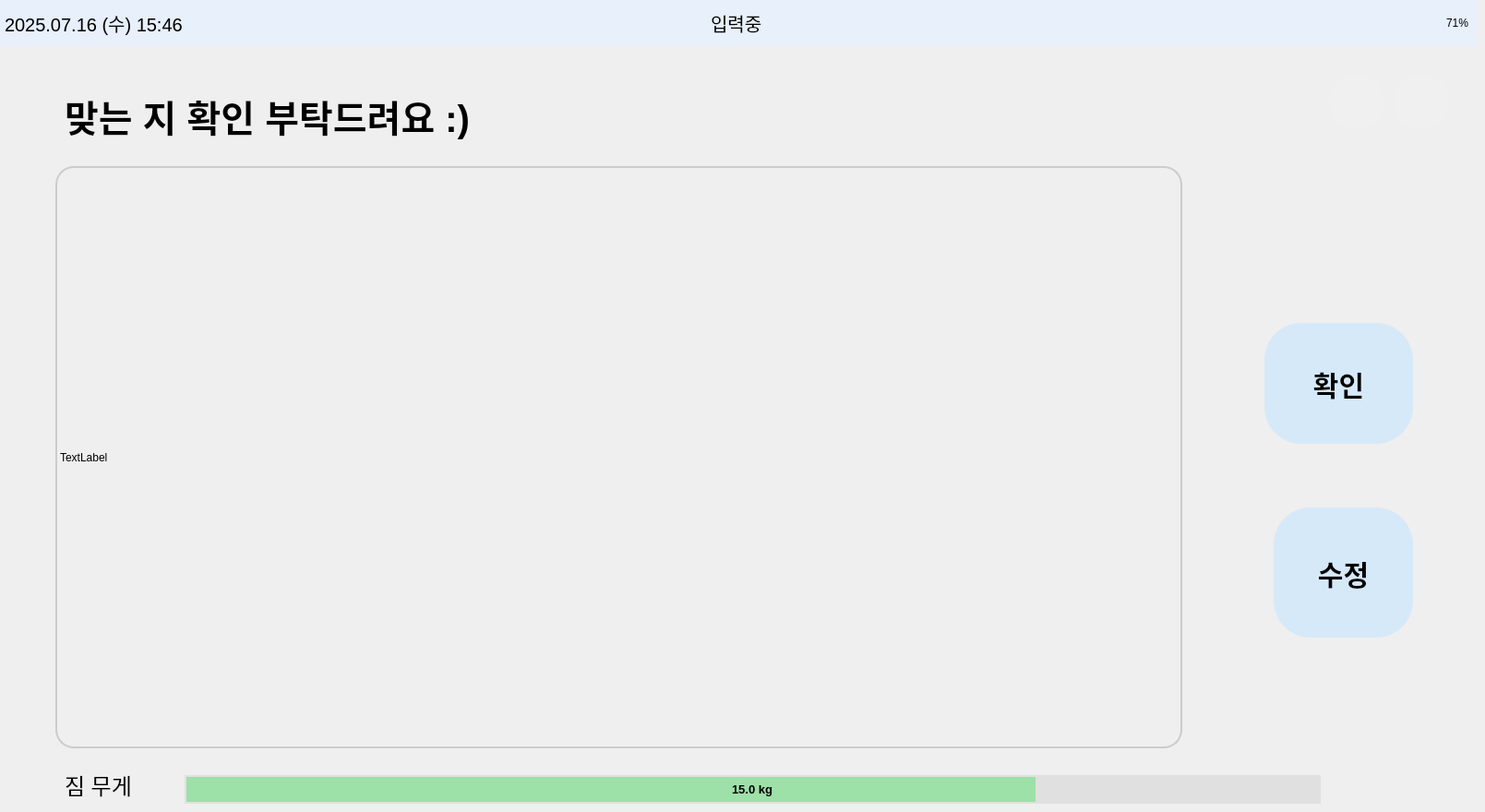
    <widget class="QWidget" name="page_check_goal">
     <widget class="QPushButton" name="btn_back7">
      <property name="geometry">
       <rect>
        <x>1510</x>
        <y>80</y>
        <width>60</width>
        <height>60</height>
       </rect>
      </property>
      <property name="palette">
       <palette>
        <active>
         <colorrole role="Button">
          <brush brushstyle="SolidPattern">
           <color alpha="255">
            <red>240</red>
            <green>240</green>
            <blue>240</blue>
           </color>
          </brush>
         </colorrole>
         <colorrole role="Base">
          <brush brushstyle="SolidPattern">
           <color alpha="255">
            <red>240</red>
            <green>240</green>
            <blue>240</blue>
           </color>
          </brush>
         </colorrole>
         <colorrole role="Window">
          <brush brushstyle="SolidPattern">
           <color alpha="255">
            <red>240</red>
            <green>240</green>
            <blue>240</blue>
           </color>
          </brush>
         </colorrole>
        </active>
        <inactive>
         <colorrole role="Button">
          <brush brushstyle="SolidPattern">
           <color alpha="255">
            <red>240</red>
            <green>240</green>
            <blue>240</blue>
           </color>
          </brush>
         </colorrole>
         <colorrole role="Base">
          <brush brushstyle="SolidPattern">
           <color alpha="255">
            <red>240</red>
            <green>240</green>
            <blue>240</blue>
           </color>
          </brush>
         </colorrole>
         <colorrole role="Window">
          <brush brushstyle="SolidPattern">
           <color alpha="255">
            <red>240</red>
            <green>240</green>
            <blue>240</blue>
           </color>
          </brush>
         </colorrole>
        </inactive>
        <disabled>
         <colorrole role="Button">
          <brush brushstyle="SolidPattern">
           <color alpha="255">
            <red>240</red>
            <green>240</green>
            <blue>240</blue>
           </color>
          </brush>
         </colorrole>
         <colorrole role="Base">
          <brush brushstyle="SolidPattern">
           <color alpha="255">
            <red>240</red>
            <green>240</green>
            <blue>240</blue>
           </color>
          </brush>
         </colorrole>
         <colorrole role="Window">
          <brush brushstyle="SolidPattern">
           <color alpha="255">
            <red>240</red>
            <green>240</green>
            <blue>240</blue>
           </color>
          </brush>
         </colorrole>
        </disabled>
       </palette>
      </property>
      <property name="styleSheet">
       <string notr="true">QPushButton {
    border: none;
    border-radius: 30px;
    background-color: #F0F0F0;
}</string>
      </property>
      <property name="text">
       <string/>
      </property>
      <property name="icon">
       <iconset>
        <normaloff>icon/back.png</normaloff>icon/back.png</iconset>
      </property>
      <property name="iconSize">
       <size>
        <width>40</width>
        <height>40</height>
       </size>
      </property>
     </widget>
     <widget class="QLabel" name="label_weight7">
      <property name="geometry">
       <rect>
        <x>70</x>
        <y>830</y>
        <width>101</width>
        <height>41</height>
       </rect>
      </property>
      <property name="font">
       <font>
        <pointsize>18</pointsize>
       </font>
      </property>
      <property name="styleSheet">
       <string notr="true">QLabel {
    color: #000000;  /* 원하는 색상 코드로 변경 */
}
</string>
      </property>
      <property name="text">
       <string>짐 무게</string>
      </property>
      <property name="alignment">
       <set>Qt::AlignLeading|Qt::AlignLeft|Qt::AlignVCenter</set>
      </property>
     </widget>
     <widget class="QFrame" name="topbar7">
      <property name="geometry">
       <rect>
        <x>0</x>
        <y>0</y>
        <width>1600</width>
        <height>50</height>
       </rect>
      </property>
      <property name="palette">
       <palette>
        <active>
         <colorrole role="WindowText">
          <brush brushstyle="SolidPattern">
           <color alpha="255">
            <red>0</red>
            <green>0</green>
            <blue>0</blue>
           </color>
          </brush>
         </colorrole>
         <colorrole role="Button">
          <brush brushstyle="SolidPattern">
           <color alpha="255">
            <red>231</red>
            <green>240</green>
            <blue>251</blue>
           </color>
          </brush>
         </colorrole>
         <colorrole role="Light">
          <brush brushstyle="SolidPattern">
           <color alpha="255">
            <red>255</red>
            <green>116</green>
            <blue>116</blue>
           </color>
          </brush>
         </colorrole>
         <colorrole role="Midlight">
          <brush brushstyle="SolidPattern">
           <color alpha="255">
            <red>247</red>
            <green>63</green>
            <blue>63</blue>
           </color>
          </brush>
         </colorrole>
         <colorrole role="Dark">
          <brush brushstyle="SolidPattern">
           <color alpha="255">
            <red>120</red>
            <green>6</green>
            <blue>6</blue>
           </color>
          </brush>
         </colorrole>
         <colorrole role="Mid">
          <brush brushstyle="SolidPattern">
           <color alpha="255">
            <red>160</red>
            <green>7</green>
            <blue>7</blue>
           </color>
          </brush>
         </colorrole>
         <colorrole role="Text">
          <brush brushstyle="SolidPattern">
           <color alpha="255">
            <red>0</red>
            <green>0</green>
            <blue>0</blue>
           </color>
          </brush>
         </colorrole>
         <colorrole role="BrightText">
          <brush brushstyle="SolidPattern">
           <color alpha="255">
            <red>255</red>
            <green>255</green>
            <blue>255</blue>
           </color>
          </brush>
         </colorrole>
         <colorrole role="ButtonText">
          <brush brushstyle="SolidPattern">
           <color alpha="255">
            <red>0</red>
            <green>0</green>
            <blue>0</blue>
           </color>
          </brush>
         </colorrole>
         <colorrole role="Base">
          <brush brushstyle="SolidPattern">
           <color alpha="255">
            <red>231</red>
            <green>240</green>
            <blue>251</blue>
           </color>
          </brush>
         </colorrole>
         <colorrole role="Window">
          <brush brushstyle="SolidPattern">
           <color alpha="255">
            <red>231</red>
            <green>240</green>
            <blue>251</blue>
           </color>
          </brush>
         </colorrole>
         <colorrole role="Shadow">
          <brush brushstyle="SolidPattern">
           <color alpha="255">
            <red>0</red>
            <green>0</green>
            <blue>0</blue>
           </color>
          </brush>
         </colorrole>
         <colorrole role="AlternateBase">
          <brush brushstyle="SolidPattern">
           <color alpha="255">
            <red>247</red>
            <green>133</green>
            <blue>133</blue>
           </color>
          </brush>
         </colorrole>
         <colorrole role="ToolTipBase">
          <brush brushstyle="SolidPattern">
           <color alpha="255">
            <red>255</red>
            <green>255</green>
            <blue>220</blue>
           </color>
          </brush>
         </colorrole>
         <colorrole role="ToolTipText">
          <brush brushstyle="SolidPattern">
           <color alpha="255">
            <red>0</red>
            <green>0</green>
            <blue>0</blue>
           </color>
          </brush>
         </colorrole>
         <colorrole role="PlaceholderText">
          <brush brushstyle="SolidPattern">
           <color alpha="128">
            <red>0</red>
            <green>0</green>
            <blue>0</blue>
           </color>
          </brush>
         </colorrole>
        </active>
        <inactive>
         <colorrole role="WindowText">
          <brush brushstyle="SolidPattern">
           <color alpha="255">
            <red>0</red>
            <green>0</green>
            <blue>0</blue>
           </color>
          </brush>
         </colorrole>
         <colorrole role="Button">
          <brush brushstyle="SolidPattern">
           <color alpha="255">
            <red>231</red>
            <green>240</green>
            <blue>251</blue>
           </color>
          </brush>
         </colorrole>
         <colorrole role="Light">
          <brush brushstyle="SolidPattern">
           <color alpha="255">
            <red>255</red>
            <green>116</green>
            <blue>116</blue>
           </color>
          </brush>
         </colorrole>
         <colorrole role="Midlight">
          <brush brushstyle="SolidPattern">
           <color alpha="255">
            <red>247</red>
            <green>63</green>
            <blue>63</blue>
           </color>
          </brush>
         </colorrole>
         <colorrole role="Dark">
          <brush brushstyle="SolidPattern">
           <color alpha="255">
            <red>120</red>
            <green>6</green>
            <blue>6</blue>
           </color>
          </brush>
         </colorrole>
         <colorrole role="Mid">
          <brush brushstyle="SolidPattern">
           <color alpha="255">
            <red>160</red>
            <green>7</green>
            <blue>7</blue>
           </color>
          </brush>
         </colorrole>
         <colorrole role="Text">
          <brush brushstyle="SolidPattern">
           <color alpha="255">
            <red>0</red>
            <green>0</green>
            <blue>0</blue>
           </color>
          </brush>
         </colorrole>
         <colorrole role="BrightText">
          <brush brushstyle="SolidPattern">
           <color alpha="255">
            <red>255</red>
            <green>255</green>
            <blue>255</blue>
           </color>
          </brush>
         </colorrole>
         <colorrole role="ButtonText">
          <brush brushstyle="SolidPattern">
           <color alpha="255">
            <red>0</red>
            <green>0</green>
            <blue>0</blue>
           </color>
          </brush>
         </colorrole>
         <colorrole role="Base">
          <brush brushstyle="SolidPattern">
           <color alpha="255">
            <red>231</red>
            <green>240</green>
            <blue>251</blue>
           </color>
          </brush>
         </colorrole>
         <colorrole role="Window">
          <brush brushstyle="SolidPattern">
           <color alpha="255">
            <red>231</red>
            <green>240</green>
            <blue>251</blue>
           </color>
          </brush>
         </colorrole>
         <colorrole role="Shadow">
          <brush brushstyle="SolidPattern">
           <color alpha="255">
            <red>0</red>
            <green>0</green>
            <blue>0</blue>
           </color>
          </brush>
         </colorrole>
         <colorrole role="AlternateBase">
          <brush brushstyle="SolidPattern">
           <color alpha="255">
            <red>247</red>
            <green>133</green>
            <blue>133</blue>
           </color>
          </brush>
         </colorrole>
         <colorrole role="ToolTipBase">
          <brush brushstyle="SolidPattern">
           <color alpha="255">
            <red>255</red>
            <green>255</green>
            <blue>220</blue>
           </color>
          </brush>
         </colorrole>
         <colorrole role="ToolTipText">
          <brush brushstyle="SolidPattern">
           <color alpha="255">
            <red>0</red>
            <green>0</green>
            <blue>0</blue>
           </color>
          </brush>
         </colorrole>
         <colorrole role="PlaceholderText">
          <brush brushstyle="SolidPattern">
           <color alpha="128">
            <red>0</red>
            <green>0</green>
            <blue>0</blue>
           </color>
          </brush>
         </colorrole>
        </inactive>
        <disabled>
         <colorrole role="WindowText">
          <brush brushstyle="SolidPattern">
           <color alpha="255">
            <red>120</red>
            <green>6</green>
            <blue>6</blue>
           </color>
          </brush>
         </colorrole>
         <colorrole role="Button">
          <brush brushstyle="SolidPattern">
           <color alpha="255">
            <red>231</red>
            <green>240</green>
            <blue>251</blue>
           </color>
          </brush>
         </colorrole>
         <colorrole role="Light">
          <brush brushstyle="SolidPattern">
           <color alpha="255">
            <red>255</red>
            <green>116</green>
            <blue>116</blue>
           </color>
          </brush>
         </colorrole>
         <colorrole role="Midlight">
          <brush brushstyle="SolidPattern">
           <color alpha="255">
            <red>247</red>
            <green>63</green>
            <blue>63</blue>
           </color>
          </brush>
         </colorrole>
         <colorrole role="Dark">
          <brush brushstyle="SolidPattern">
           <color alpha="255">
            <red>120</red>
            <green>6</green>
            <blue>6</blue>
           </color>
          </brush>
         </colorrole>
         <colorrole role="Mid">
          <brush brushstyle="SolidPattern">
           <color alpha="255">
            <red>160</red>
            <green>7</green>
            <blue>7</blue>
           </color>
          </brush>
         </colorrole>
         <colorrole role="Text">
          <brush brushstyle="SolidPattern">
           <color alpha="255">
            <red>120</red>
            <green>6</green>
            <blue>6</blue>
           </color>
          </brush>
         </colorrole>
         <colorrole role="BrightText">
          <brush brushstyle="SolidPattern">
           <color alpha="255">
            <red>255</red>
            <green>255</green>
            <blue>255</blue>
           </color>
          </brush>
         </colorrole>
         <colorrole role="ButtonText">
          <brush brushstyle="SolidPattern">
           <color alpha="255">
            <red>120</red>
            <green>6</green>
            <blue>6</blue>
           </color>
          </brush>
         </colorrole>
         <colorrole role="Base">
          <brush brushstyle="SolidPattern">
           <color alpha="255">
            <red>231</red>
            <green>240</green>
            <blue>251</blue>
           </color>
          </brush>
         </colorrole>
         <colorrole role="Window">
          <brush brushstyle="SolidPattern">
           <color alpha="255">
            <red>231</red>
            <green>240</green>
            <blue>251</blue>
           </color>
          </brush>
         </colorrole>
         <colorrole role="Shadow">
          <brush brushstyle="SolidPattern">
           <color alpha="255">
            <red>0</red>
            <green>0</green>
            <blue>0</blue>
           </color>
          </brush>
         </colorrole>
         <colorrole role="AlternateBase">
          <brush brushstyle="SolidPattern">
           <color alpha="255">
            <red>240</red>
            <green>11</green>
            <blue>11</blue>
           </color>
          </brush>
         </colorrole>
         <colorrole role="ToolTipBase">
          <brush brushstyle="SolidPattern">
           <color alpha="255">
            <red>255</red>
            <green>255</green>
            <blue>220</blue>
           </color>
          </brush>
         </colorrole>
         <colorrole role="ToolTipText">
          <brush brushstyle="SolidPattern">
           <color alpha="255">
            <red>0</red>
            <green>0</green>
            <blue>0</blue>
           </color>
          </brush>
         </colorrole>
         <colorrole role="PlaceholderText">
          <brush brushstyle="SolidPattern">
           <color alpha="128">
            <red>0</red>
            <green>0</green>
            <blue>0</blue>
           </color>
          </brush>
         </colorrole>
        </disabled>
       </palette>
      </property>
      <property name="styleSheet">
       <string>background-color: #e7f0fb;</string>
      </property>
      <widget class="QLabel" name="label_datetime7">
       <property name="geometry">
        <rect>
         <x>5</x>
         <y>0</y>
         <width>331</width>
         <height>50</height>
        </rect>
       </property>
       <property name="font">
        <font>
         <pointsize>15</pointsize>
        </font>
       </property>
       <property name="text">
        <string>2025.07.16 (수) 15:46</string>
       </property>
      </widget>
      <widget class="QLabel" name="label_battery7">
       <property name="geometry">
        <rect>
         <x>1470</x>
         <y>0</y>
         <width>121</width>
         <height>50</height>
        </rect>
       </property>
       <property name="text">
        <string>71%</string>
       </property>
       <property name="alignment">
        <set>Qt::AlignRight|Qt::AlignTrailing|Qt::AlignVCenter</set>
       </property>
      </widget>
      <widget class="QLabel" name="label_status7">
       <property name="geometry">
        <rect>
         <x>770</x>
         <y>0</y>
         <width>141</width>
         <height>50</height>
        </rect>
       </property>
       <property name="font">
        <font>
         <pointsize>15</pointsize>
         <weight>50</weight>
         <bold>false</bold>
        </font>
       </property>
       <property name="text">
        <string>입력중</string>
       </property>
      </widget>
      <widget class="QLabel" name="label_image7">
       <property name="geometry">
        <rect>
         <x>690</x>
         <y>0</y>
         <width>71</width>
         <height>50</height>
        </rect>
       </property>
       <property name="text">
        <string/>
       </property>
       <property name="pixmap">
        <pixmap>icon/입력중.png</pixmap>
       </property>
       <property name="scaledContents">
        <bool>true</bool>
       </property>
      </widget>
     </widget>
     <widget class="QPushButton" name="btn_start7">
      <property name="geometry">
       <rect>
        <x>1370</x>
        <y>350</y>
        <width>161</width>
        <height>131</height>
       </rect>
      </property>
      <property name="font">
       <font>
        <pointsize>-1</pointsize>
        <weight>75</weight>
        <bold>true</bold>
       </font>
      </property>
      <property name="styleSheet">
       <string notr="true">QPushButton {
    background-color: #d6e9f9;
    border: none;
    border-radius: 40px;        /* 반지름 = 버튼 크기 절반 */
    min-width: 80px;
    min-height: 80px;
    font-size: 30px;
    font-weight: bold;
    color: #000000;
}
</string>
      </property>
      <property name="text">
       <string>확인</string>
      </property>
     </widget>
     <widget class="QProgressBar" name="weight_bar7">
      <property name="geometry">
       <rect>
        <x>200</x>
        <y>840</y>
        <width>1231</width>
        <height>31</height>
       </rect>
      </property>
      <property name="font">
       <font>
        <pointsize>10</pointsize>
        <weight>75</weight>
        <bold>true</bold>
       </font>
      </property>
      <property name="styleSheet">
       <string notr="true">QProgressBar {
    border: 2px solid #E0E0E0;         /* 테두리: 불투명 회색 */
    border-radius: 30px;               /* 둥글게 */
    background-color: #E0E0E0;         /* 배경: 불투명 연회색 */
    text-align: center;                /* 텍스트 중앙 정렬 */
}

QProgressBar::chunk {
    background-color: rgba(129, 224, 144, 180);   /* 초록색 바 + 투명도 */
    border-radius: 30px;
}
</string>
      </property>
      <property name="maximum">
       <number>20000</number>
      </property>
      <property name="value">
       <number>15000</number>
      </property>
      <property name="format">
       <string>15.0 kg</string>
      </property>
     </widget>
     <widget class="QPushButton" name="btn_home7">
      <property name="geometry">
       <rect>
        <x>1440</x>
        <y>80</y>
        <width>60</width>
        <height>60</height>
       </rect>
      </property>
      <property name="palette">
       <palette>
        <active>
         <colorrole role="Button">
          <brush brushstyle="SolidPattern">
           <color alpha="255">
            <red>240</red>
            <green>240</green>
            <blue>240</blue>
           </color>
          </brush>
         </colorrole>
         <colorrole role="Base">
          <brush brushstyle="SolidPattern">
           <color alpha="255">
            <red>240</red>
            <green>240</green>
            <blue>240</blue>
           </color>
          </brush>
         </colorrole>
         <colorrole role="Window">
          <brush brushstyle="SolidPattern">
           <color alpha="255">
            <red>240</red>
            <green>240</green>
            <blue>240</blue>
           </color>
          </brush>
         </colorrole>
        </active>
        <inactive>
         <colorrole role="Button">
          <brush brushstyle="SolidPattern">
           <color alpha="255">
            <red>240</red>
            <green>240</green>
            <blue>240</blue>
           </color>
          </brush>
         </colorrole>
         <colorrole role="Base">
          <brush brushstyle="SolidPattern">
           <color alpha="255">
            <red>240</red>
            <green>240</green>
            <blue>240</blue>
           </color>
          </brush>
         </colorrole>
         <colorrole role="Window">
          <brush brushstyle="SolidPattern">
           <color alpha="255">
            <red>240</red>
            <green>240</green>
            <blue>240</blue>
           </color>
          </brush>
         </colorrole>
        </inactive>
        <disabled>
         <colorrole role="Button">
          <brush brushstyle="SolidPattern">
           <color alpha="255">
            <red>240</red>
            <green>240</green>
            <blue>240</blue>
           </color>
          </brush>
         </colorrole>
         <colorrole role="Base">
          <brush brushstyle="SolidPattern">
           <color alpha="255">
            <red>240</red>
            <green>240</green>
            <blue>240</blue>
           </color>
          </brush>
         </colorrole>
         <colorrole role="Window">
          <brush brushstyle="SolidPattern">
           <color alpha="255">
            <red>240</red>
            <green>240</green>
            <blue>240</blue>
           </color>
          </brush>
         </colorrole>
        </disabled>
       </palette>
      </property>
      <property name="styleSheet">
       <string notr="true">QPushButton {
    border: none;
    border-radius: 30px;
    background-color: #F0F0F0;
}</string>
      </property>
      <property name="text">
       <string/>
      </property>
      <property name="icon">
       <iconset>
        <normaloff>icon/home.png</normaloff>icon/home.png</iconset>
      </property>
      <property name="iconSize">
       <size>
        <width>40</width>
        <height>40</height>
       </size>
      </property>
     </widget>
     <widget class="QLabel" name="label_map7">
      <property name="geometry">
       <rect>
        <x>60</x>
        <y>180</y>
        <width>1221</width>
        <height>631</height>
       </rect>
      </property>
      <property name="styleSheet">
       <string notr="true">QLabel {
    border: 2px solid #CCCCCC;
    border-radius: 20px;
    background-color: transparent;  /* 배경은 필요에 따라 투명 */
    padding: 0px;                   /* 안쪽 여백 없음 = 꽉 채움 */
}

</string>
      </property>
      <property name="text">
       <string>TextLabel</string>
      </property>
     </widget>
     <widget class="QLabel" name="label_check_place_text7">
      <property name="geometry">
       <rect>
        <x>70</x>
        <y>60</y>
        <width>1021</width>
        <height>131</height>
       </rect>
      </property>
      <property name="font">
       <font>
        <pointsize>30</pointsize>
        <weight>75</weight>
        <bold>true</bold>
       </font>
      </property>
      <property name="styleSheet">
       <string notr="true">background-color: rgba(255, 255, 255, 0);</string>
      </property>
      <property name="text">
       <string>맞는 지 확인 부탁드려요 :)</string>
      </property>
      <property name="alignment">
       <set>Qt::AlignLeading|Qt::AlignLeft|Qt::AlignVCenter</set>
      </property>
     </widget>
     <widget class="QPushButton" name="btn_change_place7">
      <property name="geometry">
       <rect>
        <x>1380</x>
        <y>550</y>
        <width>151</width>
        <height>141</height>
       </rect>
      </property>
      <property name="font">
       <font>
        <pointsize>-1</pointsize>
        <weight>75</weight>
        <bold>true</bold>
       </font>
      </property>
      <property name="styleSheet">
       <string notr="true">QPushButton {
    background-color: #d6e9f9;
    border: none;
    border-radius: 40px;        /* 반지름 = 버튼 크기 절반 */
    min-width: 80px;
    min-height: 80px;
    font-size: 30px;
    font-weight: bold;
    color: #000000;
}
</string>
      </property>
      <property name="text">
       <string>수정</string>
      </property>
     </widget>
    </widget>
